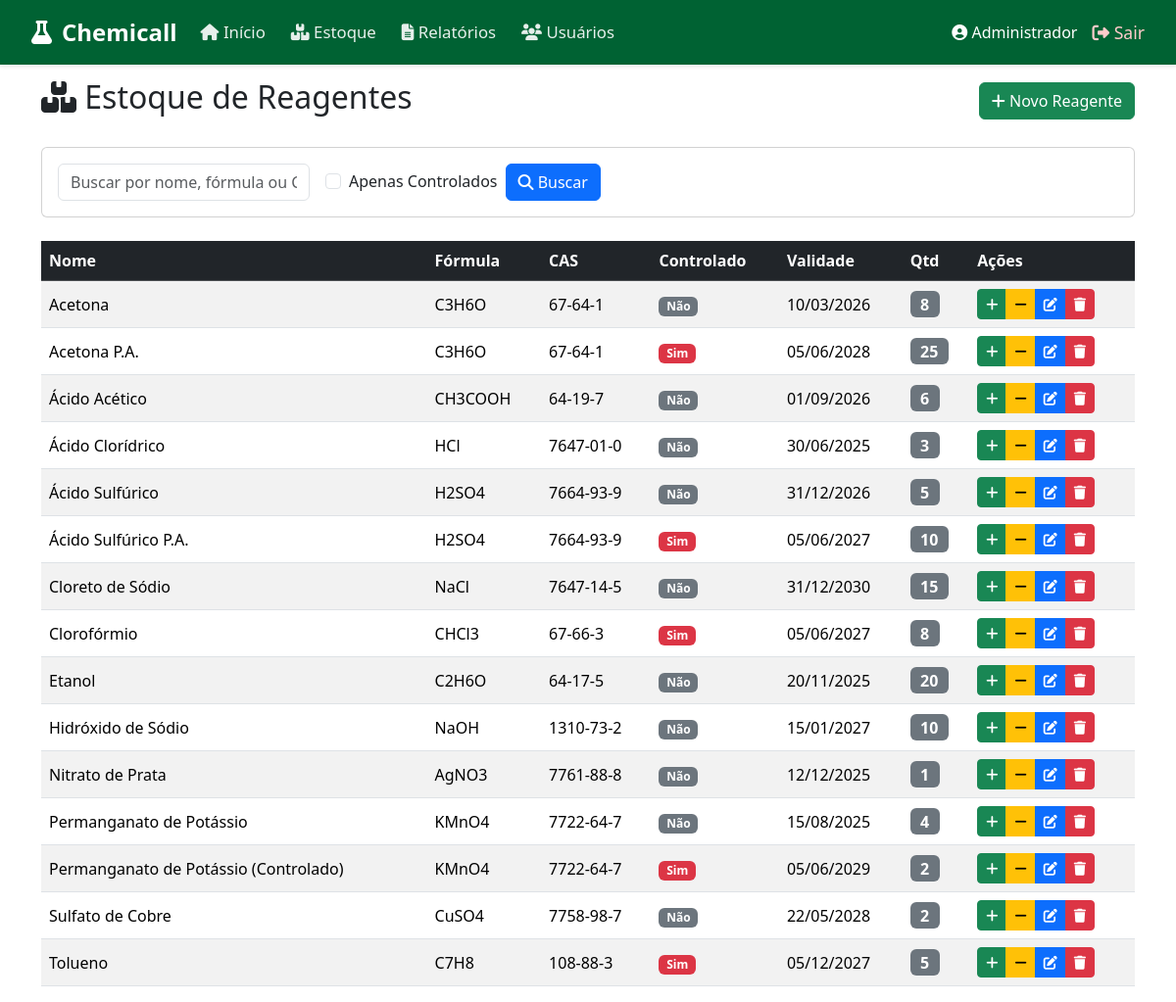
Page /src/telas/reagentes/index.php (signed in) on the committed database.
### tables this page shows
CREATE TABLE reagentes (
    id INT AUTO_INCREMENT PRIMARY KEY,
    nome VARCHAR(255) NOT NULL,
    formula_quimica VARCHAR(100) DEFAULT NULL,
    massa_molar DECIMAL(10, 2) DEFAULT NULL,
    concentracao VARCHAR(50) DEFAULT NULL,
    densidade DECIMAL(10, 3) DEFAULT NULL,
    validade DATE DEFAULT NULL,
    fabricante VARCHAR(100) DEFAULT NULL,
    condicao ENUM('aberto', 'fechado') DEFAULT 'fechado',
    numero_cas VARCHAR(50) DEFAULT NULL,
    numero_ncm VARCHAR(50) DEFAULT NULL,
    numero_nota_fiscal VARCHAR(100) DEFAULT NULL,
    quantidade INT NOT NULL DEFAULT 0,
    quantidade_original INT NOT NULL DEFAULT 0,
    unidade_medida VARCHAR(20) NOT NULL DEFAULT 'frasco',
    capacidade_medida DECIMAL(10, 2) DEFAULT NULL,
    unidade_capacidade VARCHAR(10) DEFAULT 'ml',
    controlado TINYINT(1) DEFAULT 0,
    ativo TINYINT(1) DEFAULT 1,
    created_at TIMESTAMP DEFAULT CURRENT_TIMESTAMP
);

### src/controllers/AuthController.php (called while the page is built, shortened)
<?php
class AuthController {
    public function isAdmin() {
        return isset($_SESSION['user_type']) && $_SESSION['user_type'] === 'admin';
    }
}
?>

### src/controllers/ReagenteController.php (called while the page is built, shortened)
<?php
class ReagenteController {
    private $conn;
    public function __construct($db) {
        $this->conn = $db;
    }
    public function listar($busca = '', $apenasControlados = false, $apenasUtilizados = false) {
        try {
            $isAdmin = isset($_SESSION['user_type']) && $_SESSION['user_type'] === 'admin';
            $isGestor = isset($_SESSION['user_type']) && $_SESSION['user_type'] === 'gestor';
            if ($isAdmin || $isGestor) {
                $hasAccessControlados = true;
            }
            $sql = "SELECT * FROM reagentes";
            $conditions = ["ativo = 1"];
            $params = [];
            if ($apenasUtilizados) {
                $conditions[] = "quantidade = 0";
            } else {
                $conditions[] = "quantidade > 0";
            }
            if (!empty($conditions)) {
                $sql .= " WHERE " . implode(" AND ", $conditions);
            }
            $sql .= " ORDER BY nome ASC, validade ASC";
            $stmt = $this->conn->prepare($sql);
            $stmt->execute($params);
            return $stmt->fetchAll(PDO::FETCH_ASSOC);
        } catch (PDOException $e) {
            return [];
        }
    }
}
?>

### src/telas/reagentes/index.php (the view, shortened to what this page needs)
<?php
require_once __DIR__ . '/../../controllers/AuthController.php';
require_once __DIR__ . '/../../controllers/ReagenteController.php';
require_once __DIR__ . '/../../db/db_connection.php';
$auth = new AuthController($conn);
$reagenteController = new ReagenteController($conn);
$busca = $_GET['busca'] ?? '';
$apenasControlados = isset($_GET['controlado']) && $_GET['controlado'] == '1';
$reagentes = $reagenteController->listar($busca, $apenasControlados);
$isAdmin = $auth->isAdmin();
?>
<!DOCTYPE html>
<html lang="pt-br">
<head>
    <link href="https://cdn.jsdelivr.net/npm/bootstrap@5.3.3/dist/css/bootstrap.min.css" rel="stylesheet">
    <link rel="stylesheet" href="https://cdnjs.cloudflare.com/ajax/libs/font-awesome/6.5.2/css/all.min.css">
</head>
<body>
    <?php include '../../componentes/header.php'; ?>
    <div class="container mt-4">
        <div class="d-flex justify-content-between align-items-center mb-4">
            <h2><i class="fas fa-boxes"></i> Estoque de Reagentes</h2>
            <?php if ($isAdmin): ?>
            <a href="form.php" class="btn btn-success"><i class="fas fa-plus"></i> Novo Reagente</a>
            <?php endif; ?>
        </div>
        <div class="card mb-4">
            <div class="card-body">
                <form method="GET" class="d-flex gap-2 align-items-center flex-wrap">
                    <input type="text" name="busca" class="form-control w-auto" placeholder="Buscar por nome, fórmula ou CAS..." value="<?php echo htmlspecialchars($busca); ?>">
                    <div class="form-check ms-2">
                        <input class="form-check-input" type="checkbox" name="controlado" value="1" id="checkControlado" <?php echo $apenasControlados ? 'checked' : ''; ?> onchange="this.form.submit()">
                        <label class="form-check-label" for="checkControlado">
                            Apenas Controlados
                        </label>
                    </div>
                    <button type="submit" class="btn btn-primary"><i class="fas fa-search"></i> Buscar</button>
                </form>
            </div>
        </div>
        <div class="table-responsive">
            <table class="table table-striped table-hover align-middle">
                <thead class="table-dark">
                    <tr>
                        <th>Nome</th>
                        <th>Fórmula</th>
                        <th>CAS</th>
                        <th>Controlado</th>
                        <th>Validade</th>
                        <th>Qtd</th>
                        <th>Ações</th>
                    </tr>
                </thead>
                <tbody>
                    <?php if (empty($reagentes)): ?>
                        <tr>
                            <td colspan="8" class="text-center">Nenhum reagente encontrado.</td>
                        </tr>
                    <?php else: ?>
                        <?php foreach ($reagentes as $r): ?>
                            <tr>
                                <td><?php echo htmlspecialchars($r['nome']); ?></td>
                                <td><?php echo htmlspecialchars($r['formula_quimica']); ?></td>
                                <td><?php echo htmlspecialchars($r['numero_cas']); ?></td>
                                <td>
                                    <?php if ($r['controlado']): ?>
                                        <span class="badge bg-danger">Sim</span>
                                    <?php else: ?>
                                        <span class="badge bg-secondary">Não</span>
                                    <?php endif; ?>
                                </td>
                                <td><?php echo date('d/m/Y', strtotime($r['validade'])); ?></td>
                                <td>
                                    <span class="badge bg-secondary fs-6"><?php echo htmlspecialchars($r['quantidade']); ?></span>
                                </td>
                                <td>
                                    <div class="btn-group" role="group">
                                        <button type="button" class="btn btn-sm btn-success" data-bs-toggle="modal" data-bs-target="#modalAdd<?php echo $r['id']; ?>" title="Adicionar Estoque">
                                            <i class="fas fa-plus"></i>
                                        </button>
                                        <button type="button" class="btn btn-sm btn-warning" data-bs-toggle="modal" data-bs-target="#modalRemove<?php echo $r['id']; ?>" title="Retirar do Estoque">
                                            <i class="fas fa-minus"></i>
                                        </button>
                                        <?php if ($isAdmin): ?>
                                        <a href="form.php?id=<?php echo $r['id']; ?>" class="btn btn-sm btn-primary" title="Editar"><i class="fas fa-edit"></i></a>
                                        <a href="delete.php?id=<?php echo $r['id']; ?>" class="btn btn-sm btn-danger" onclick="return confirm('Tem certeza que deseja excluir este item?');" title="Excluir"><i class="fas fa-trash"></i></a>
                                        <?php endif; ?>
                                    </div>
                                </td>
                            </tr>
                        <?php endforeach; ?>
                    <?php endif; ?>
                </tbody>
            </table>
        </div>
    </div>
</body>
</html>

### src/componentes/header.php (shortened to what this page needs)
<?php
$userType = $_SESSION['user_type'] ?? 'docente';
?>
<nav class="navbar navbar-expand-lg fixed-top">
    <div class="container-fluid">
        <a class="navbar-brand" href="../dashboard/index.php">
            <i class="fas fa-flask"></i> Chemicall
        </a>
        <div class="collapse navbar-collapse" id="navbarNav">
            <ul class="navbar-nav me-auto">
                <li class="nav-item">
                    <a class="nav-link" href="../dashboard/index.php">
                        <i class="fas fa-home"></i> Início
                    </a>
                </li>
                <li class="nav-item">
                    <a class="nav-link" href="../reagentes/index.php">
                        <i class="fas fa-boxes"></i> Estoque
                    </a>
                </li>
                <?php if ($userType === 'admin' || $userType === 'gestor'): ?>
                <li class="nav-item">
                    <a class="nav-link" href="../relatorio/relatorios.php">
                        <i class="fas fa-file-alt"></i> Relatórios
                    </a>
                </li>
                <?php endif; ?>
                <?php if ($userType === 'admin'): ?>
                <li class="nav-item">
                    <a class="nav-link" href="../usuarios/index.php">
                        <i class="fas fa-users"></i> Usuários
                    </a>
                </li>
                <?php endif; ?>
            </ul>
            <div class="d-flex align-items-center">
                <span class="user-info">
                    <i class="fas fa-user-circle"></i> <?php echo htmlspecialchars($_SESSION['user_name'] ?? 'Usuário'); ?>
                </span>
                <a href="../../componentes/logout.php" class="logout-btn" title="Sair">
                    <i class="fas fa-sign-out-alt"></i> Sair
                </a>
            </div>
        </div>
    </div>
</nav>

### src/componentes/header.php (style rules this page uses)
.navbar { background-color: #006233; padding: 10px 20px; box-shadow: 0 2px 4px rgba(0,0,0,0.1); }
.navbar-brand { color: white !important; font-weight: bold; font-size: 1.5rem; display: flex; align-items: center; gap: 10px; }
.nav-link { color: rgba(255,255,255,0.9) !important; font-size: 1.05rem; margin-right: 10px; transition: all 0.3s ease; }
.user-info { color: white; margin-right: 15px; font-weight: 500; }
.logout-btn { color: #ffcccc; text-decoration: none; font-size: 1.1rem; transition: color 0.3s; }

### rows in the picture
reagentes: nome "Acetona", formula_quimica "C3H6O", numero_cas "67-64-1", controlado "Não", validade "10/03/2026", quantidade "8"
reagentes: nome "Acetona P.A.", formula_quimica "C3H6O", numero_cas "67-64-1", controlado "Sim", validade "05/06/2028", quantidade "25"
reagentes: nome "Ácido Acético", formula_quimica "CH3COOH", numero_cas "64-19-7", controlado "Não", validade "01/09/2026", quantidade "6"
reagentes: nome "Ácido Clorídrico", formula_quimica "HCl", numero_cas "7647-01-0", controlado "Não", validade "30/06/2025", quantidade "3"
reagentes: nome "Ácido Sulfúrico", formula_quimica "H2SO4", numero_cas "7664-93-9", controlado "Não", validade "31/12/2026", quantidade "5"
reagentes: nome "Ácido Sulfúrico P.A.", formula_quimica "H2SO4", numero_cas "7664-93-9", controlado "Sim", validade "05/06/2027", quantidade "10"
reagentes: nome "Cloreto de Sódio", formula_quimica "NaCl", numero_cas "7647-14-5", controlado "Não", validade "31/12/2030", quantidade "15"
reagentes: nome "Clorofórmio", formula_quimica "CHCl3", numero_cas "67-66-3", controlado "Sim", validade "05/06/2027", quantidade "8"
reagentes: nome "Etanol", formula_quimica "C2H6O", numero_cas "64-17-5", controlado "Não", validade "20/11/2025", quantidade "20"
reagentes: nome "Hidróxido de Sódio", formula_quimica "NaOH", numero_cas "1310-73-2", controlado "Não", validade "15/01/2027", quantidade "10"
reagentes: nome "Nitrato de Prata", formula_quimica "AgNO3", numero_cas "7761-88-8", controlado "Não", validade "12/12/2025", quantidade "1"
reagentes: nome "Permanganato de Potássio", formula_quimica "KMnO4", numero_cas "7722-64-7", controlado "Não", validade "15/08/2025", quantidade "4"
reagentes: nome "Permanganato de Potássio (Controlado)", formula_quimica "KMnO4", numero_cas "7722-64-7", controlado "Sim", validade "05/06/2029", quantidade "2"
reagentes: nome "Sulfato de Cobre", formula_quimica "CuSO4", numero_cas "7758-98-7", controlado "Não", validade "22/05/2028", quantidade "2"
reagentes: nome "Tolueno", formula_quimica "C7H8", numero_cas "108-88-3", controlado "Sim", validade "05/12/2027", quantidade "5"

### other values in the picture
$_SESSION['user_name'] "Administrador"
